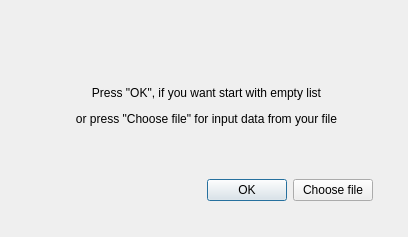
<?xml version="1.0" encoding="UTF-8"?>
<ui version="4.0">
 <class>Entrance</class>
 <widget class="QDialog" name="Entrance">
  <property name="geometry">
   <rect>
    <x>0</x>
    <y>0</y>
    <width>408</width>
    <height>237</height>
   </rect>
  </property>
  <property name="windowTitle">
   <string>Dialog</string>
  </property>
  <widget class="QWidget" name="verticalLayoutWidget">
   <property name="geometry">
    <rect>
     <x>40</x>
     <y>40</y>
     <width>333</width>
     <height>161</height>
    </rect>
   </property>
   <layout class="QVBoxLayout" name="verticalLayout">
    <item>
     <widget class="QLabel" name="label">
      <property name="text">
       <string>&lt;html&gt;&lt;head/&gt;&lt;body&gt;&lt;p align=&quot;center&quot;&gt;Press &amp;quot;OK&amp;quot;, if you want start with empty list&lt;/p&gt;&lt;p align=&quot;center&quot;&gt;or press &amp;quot;Choose file&amp;quot; for input data from your file&lt;/p&gt;&lt;/body&gt;&lt;/html&gt;</string>
      </property>
     </widget>
    </item>
    <item>
     <layout class="QHBoxLayout" name="horizontalLayout_2">
      <item>
       <spacer name="horizontalSpacer">
        <property name="orientation">
         <enum>Qt::Horizontal</enum>
        </property>
        <property name="sizeHint" stdset="0">
         <size>
          <width>30</width>
          <height>20</height>
         </size>
        </property>
       </spacer>
      </item>
      <item>
       <widget class="QPushButton" name="okButton">
        <property name="styleSheet">
         <string notr="true"/>
        </property>
        <property name="text">
         <string>OK</string>
        </property>
       </widget>
      </item>
      <item>
       <widget class="QPushButton" name="chooseFileButton">
        <property name="text">
         <string>Choose file</string>
        </property>
       </widget>
      </item>
     </layout>
    </item>
   </layout>
  </widget>
 </widget>
 <resources/>
 <connections/>
</ui>
